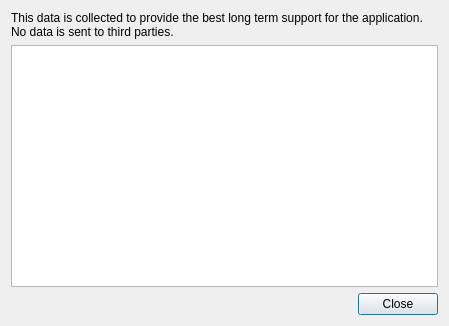
<?xml version="1.0" encoding="UTF-8"?>
<ui version="4.0">
 <class>UsageStatsDialog</class>
 <widget class="QDialog" name="UsageStatsDialog">
  <property name="geometry">
   <rect>
    <x>0</x>
    <y>0</y>
    <width>449</width>
    <height>326</height>
   </rect>
  </property>
  <property name="windowTitle">
   <string>Usage Data</string>
  </property>
  <property name="locale">
   <locale language="English" country="UnitedStates"/>
  </property>
  <property name="modal">
   <bool>true</bool>
  </property>
  <layout class="QGridLayout" name="gridLayout">
   <item row="0" column="0" colspan="2">
    <widget class="QLabel" name="content_Label">
     <property name="text">
      <string>This data is collected to provide the best long term support for the application. No data is sent to third parties.</string>
     </property>
     <property name="wordWrap">
      <bool>true</bool>
     </property>
    </widget>
   </item>
   <item row="2" column="1">
    <widget class="QPushButton" name="close_Button">
     <property name="sizePolicy">
      <sizepolicy hsizetype="Maximum" vsizetype="Fixed">
       <horstretch>0</horstretch>
       <verstretch>0</verstretch>
      </sizepolicy>
     </property>
     <property name="text">
      <string>Close</string>
     </property>
    </widget>
   </item>
   <item row="2" column="0">
    <spacer name="horizontalSpacer">
     <property name="orientation">
      <enum>Qt::Horizontal</enum>
     </property>
     <property name="sizeHint" stdset="0">
      <size>
       <width>40</width>
       <height>20</height>
      </size>
     </property>
    </spacer>
   </item>
   <item row="1" column="0" colspan="2">
    <widget class="QTextBrowser" name="usageData_TextBrowser"/>
   </item>
  </layout>
 </widget>
 <resources/>
 <connections>
  <connection>
   <sender>close_Button</sender>
   <signal>clicked()</signal>
   <receiver>UsageStatsDialog</receiver>
   <slot>close()</slot>
   <hints>
    <hint type="sourcelabel">
     <x>401</x>
     <y>303</y>
    </hint>
    <hint type="destinationlabel">
     <x>288</x>
     <y>305</y>
    </hint>
   </hints>
  </connection>
 </connections>
</ui>
